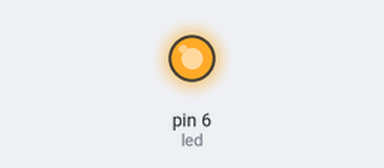
Bench run of a sketch on a simulated Arduino Uno, built with avr-gcc and run on an emulated ATmega328P. Parts: output pins drawn as LEDs (lit = HIGH).

Above: at 1.0 s.
At 3.0 s:
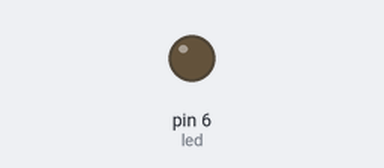
Timing chart, 0 to 5.2 s (numbered marks = the images above):
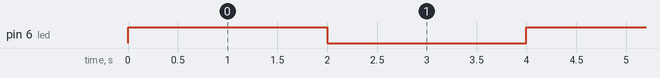

Measured:
- by itself, pin 6 (led): alternates HIGH for 2.0 s and LOW for 2.0 s

The sketch:

Blinkk.ino.ino
```cpp
//declaration
int led = 6; //42
//setup
void setup() {
pinMode(led,OUTPUT);
}

//loop
void loop() {
digitalWrite(led, HIGH);
Serial.println("Led ON");
delay(2000);
digitalWrite(led, LOW);
Serial.println("Led OFF");
delay(2000);
}
```
